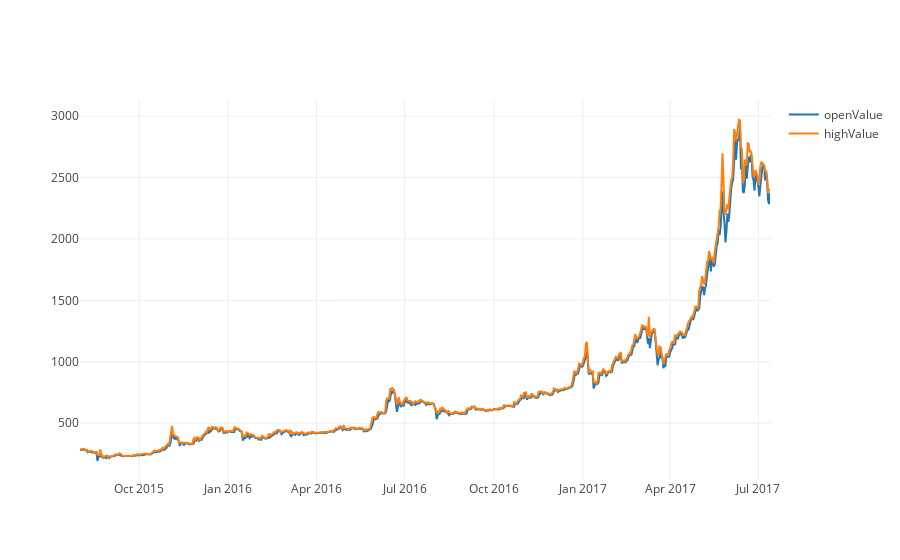

The code cell stored with this chart in its notebook:
### Code cell
import plotly as py
import plotly.graph_objs as go
from plotly.offline import init_notebook_mode, iplot

init_notebook_mode(connected=True)

openValue = go.Scatter( x = df.date, y = df.open, name = 'openValue')
closeValues = go.Scatter( x = df.date, y = df.close, name = 'closeValues')
highValue = go.Scatter( x = df.date, y = df.high, name = 'highValue')

iplot([openValue, highValue])

### Figure 1 — Plotly figure (JSON) as saved in the notebook; plotly's stock layout.template omitted (floating-point values rounded to 4 significant figures; data arrays with more than 128 entries replaced by an {"elided": "..."} marker saying what was removed)
{"data": [{"name": "openValue", "type": "scatter", "x": {"elided": "713 str values"}, "y": {"elided": "713 float values"}}, {"name": "highValue", "type": "scatter", "x": {"elided": "713 str values"}, "y": {"elided": "713 float values"}}], "layout": {}}
